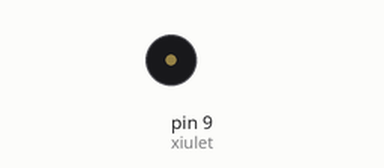
Recording of a sketch running on a simulated Arduino Uno, built with avr-gcc and run on an emulated ATmega328P. Shown: buzzer (waves = sounding).

Above: at 1.0 s.
At 3.5 s:
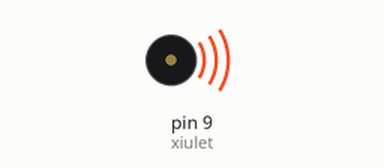
Timing chart, 0 to 5.2 s (numbered marks = the images above):
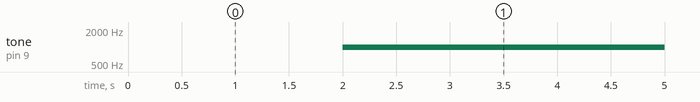

Measured:
- by itself, tone on pin 9 (xiulet): alternates 1000 Hz for 3.0 s and silent for 1.0 s

The sketch:

Sirena_activitat_2.ino
```cpp
/**********************************************************************************
**                                                                               **
**                                  Sirena                                       **
**                                                                               **
**  Joan Josep Moreno                                                            **
**********************************************************************************/
//********** Includes *************************************************************
//********** Variables ************************************************************
const int xiulet = 9;        // donar nom al pin 9 de l’Arduino
const int pot0 = A0;         // donar nom al pin A0 de l’Arduino
int valPot0;                 // guardar valor del potenciometre

//********** Setup ****************************************************************
void setup()
{
  pinMode(xiulet, OUTPUT);   // definir el pin 9 com una sortida
}
//********** Loop *****************************************************************
void loop()
{
  delay (2000);
  tone(xiulet, 1000, 3000);    // xiulet de durada valPot0
  delay (2000);
}
//********** Funcions *************************************************************
```
